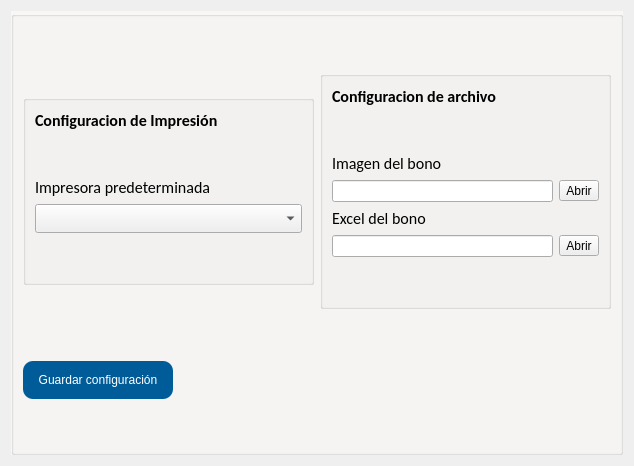
<?xml version="1.0" encoding="UTF-8"?>
<ui version="4.0">
 <class>Form</class>
 <widget class="QWidget" name="Form">
  <property name="geometry">
   <rect>
    <x>0</x>
    <y>0</y>
    <width>634</width>
    <height>466</height>
   </rect>
  </property>
  <property name="maximumSize">
   <size>
    <width>16777215</width>
    <height>16777215</height>
   </size>
  </property>
  <property name="windowTitle">
   <string>Form</string>
  </property>
  <layout class="QHBoxLayout" name="horizontalLayout_2">
   <item>
    <widget class="QGroupBox" name="groupBox_2">
     <property name="styleSheet">
      <string notr="true">#groupBox_2{
background-color: #F8F7F6
}</string>
     </property>
     <property name="title">
      <string/>
     </property>
     <property name="alignment">
      <set>Qt::AlignLeading|Qt::AlignLeft|Qt::AlignVCenter</set>
     </property>
     <layout class="QVBoxLayout" name="verticalLayout">
      <item>
       <layout class="QHBoxLayout" name="horizontalLayout_3" stretch="1,1">
        <item>
         <widget class="QGroupBox" name="groupBox_3">
          <property name="sizePolicy">
           <sizepolicy hsizetype="Preferred" vsizetype="Fixed">
            <horstretch>0</horstretch>
            <verstretch>0</verstretch>
           </sizepolicy>
          </property>
          <property name="styleSheet">
           <string notr="true">#groupBox{
background-color: #FFFFFF;
}</string>
          </property>
          <property name="title">
           <string/>
          </property>
          <layout class="QGridLayout" name="gridLayout_6" rowstretch="0,0,0,0,0,0">
           <item row="3" column="0">
            <widget class="QLabel" name="label_5">
             <property name="sizePolicy">
              <sizepolicy hsizetype="Preferred" vsizetype="Fixed">
               <horstretch>0</horstretch>
               <verstretch>0</verstretch>
              </sizepolicy>
             </property>
             <property name="font">
              <font>
               <family>Calibri</family>
               <pointsize>12</pointsize>
              </font>
             </property>
             <property name="text">
              <string>Impresora predeterminada</string>
             </property>
            </widget>
           </item>
           <item row="2" column="0">
            <spacer name="verticalSpacer_5">
             <property name="orientation">
              <enum>Qt::Vertical</enum>
             </property>
             <property name="sizeHint" stdset="0">
              <size>
               <width>20</width>
               <height>40</height>
              </size>
             </property>
            </spacer>
           </item>
           <item row="5" column="0">
            <spacer name="verticalSpacer_6">
             <property name="orientation">
              <enum>Qt::Vertical</enum>
             </property>
             <property name="sizeHint" stdset="0">
              <size>
               <width>20</width>
               <height>40</height>
              </size>
             </property>
            </spacer>
           </item>
           <item row="4" column="0">
            <widget class="QComboBox" name="config_impresora">
             <property name="minimumSize">
              <size>
               <width>0</width>
               <height>27</height>
              </size>
             </property>
             <property name="font">
              <font>
               <family>Calibri</family>
               <pointsize>12</pointsize>
              </font>
             </property>
            </widget>
           </item>
           <item row="1" column="0">
            <widget class="QLabel" name="label_6">
             <property name="font">
              <font>
               <family>Calibri</family>
               <pointsize>12</pointsize>
               <weight>75</weight>
               <bold>true</bold>
              </font>
             </property>
             <property name="text">
              <string>Configuracion de Impresión</string>
             </property>
             <property name="alignment">
              <set>Qt::AlignLeading|Qt::AlignLeft|Qt::AlignVCenter</set>
             </property>
            </widget>
           </item>
          </layout>
         </widget>
        </item>
        <item>
         <widget class="QGroupBox" name="groupBox">
          <property name="sizePolicy">
           <sizepolicy hsizetype="Preferred" vsizetype="Fixed">
            <horstretch>0</horstretch>
            <verstretch>0</verstretch>
           </sizepolicy>
          </property>
          <property name="title">
           <string/>
          </property>
          <layout class="QGridLayout" name="gridLayout">
           <item row="2" column="0">
            <widget class="QLabel" name="label_2">
             <property name="sizePolicy">
              <sizepolicy hsizetype="Preferred" vsizetype="Fixed">
               <horstretch>0</horstretch>
               <verstretch>0</verstretch>
              </sizepolicy>
             </property>
             <property name="font">
              <font>
               <family>Calibri</family>
               <pointsize>12</pointsize>
              </font>
             </property>
             <property name="text">
              <string>Imagen del bono</string>
             </property>
            </widget>
           </item>
           <item row="1" column="0">
            <spacer name="verticalSpacer_2">
             <property name="orientation">
              <enum>Qt::Vertical</enum>
             </property>
             <property name="sizeHint" stdset="0">
              <size>
               <width>20</width>
               <height>40</height>
              </size>
             </property>
            </spacer>
           </item>
           <item row="0" column="0">
            <widget class="QLabel" name="label">
             <property name="font">
              <font>
               <family>Calibri</family>
               <pointsize>12</pointsize>
               <weight>75</weight>
               <bold>true</bold>
              </font>
             </property>
             <property name="text">
              <string>Configuracion de archivo</string>
             </property>
             <property name="alignment">
              <set>Qt::AlignLeading|Qt::AlignLeft|Qt::AlignVCenter</set>
             </property>
            </widget>
           </item>
           <item row="6" column="0">
            <spacer name="verticalSpacer">
             <property name="orientation">
              <enum>Qt::Vertical</enum>
             </property>
             <property name="sizeHint" stdset="0">
              <size>
               <width>20</width>
               <height>40</height>
              </size>
             </property>
            </spacer>
           </item>
           <item row="3" column="0">
            <widget class="QLineEdit" name="config_bono_imagen"/>
           </item>
           <item row="4" column="0">
            <widget class="QLabel" name="label_7">
             <property name="sizePolicy">
              <sizepolicy hsizetype="Preferred" vsizetype="Fixed">
               <horstretch>0</horstretch>
               <verstretch>0</verstretch>
              </sizepolicy>
             </property>
             <property name="font">
              <font>
               <family>Calibri</family>
               <pointsize>12</pointsize>
              </font>
             </property>
             <property name="text">
              <string>Excel del bono</string>
             </property>
            </widget>
           </item>
           <item row="5" column="0">
            <widget class="QLineEdit" name="config_bono_excel"/>
           </item>
           <item row="3" column="1">
            <widget class="QToolButton" name="btn_bono_imagen">
             <property name="text">
              <string>Abrir</string>
             </property>
            </widget>
           </item>
           <item row="5" column="1">
            <widget class="QToolButton" name="btn_bono_excel">
             <property name="text">
              <string>Abrir</string>
             </property>
            </widget>
           </item>
          </layout>
         </widget>
        </item>
       </layout>
      </item>
      <item>
       <widget class="QPushButton" name="btn_guardar">
        <property name="sizePolicy">
         <sizepolicy hsizetype="Preferred" vsizetype="Preferred">
          <horstretch>150</horstretch>
          <verstretch>1</verstretch>
         </sizepolicy>
        </property>
        <property name="minimumSize">
         <size>
          <width>0</width>
          <height>38</height>
         </size>
        </property>
        <property name="maximumSize">
         <size>
          <width>150</width>
          <height>35</height>
         </size>
        </property>
        <property name="styleSheet">
         <string notr="true">#btn_guardar{
background-color:#005c99;
color: #FFFFFF;
border-radius: 10px;
}

#btn_guardar:hover{
background-color:#004d80;
color: #FFFFFF;
}</string>
        </property>
        <property name="text">
         <string>Guardar configuración</string>
        </property>
        <property name="icon">
         <iconset>
          <normaloff>../iconos/map.ico</normaloff>../iconos/map.ico</iconset>
        </property>
        <property name="iconSize">
         <size>
          <width>25</width>
          <height>25</height>
         </size>
        </property>
       </widget>
      </item>
     </layout>
    </widget>
   </item>
  </layout>
 </widget>
 <resources/>
 <connections/>
</ui>
